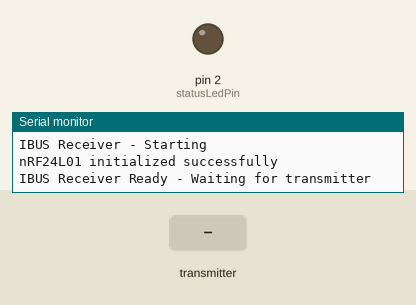
This sketch was run on a simulated Arduino Uno, built with avr-gcc and run on an emulated ATmega328P. On the bench: output pins drawn as LEDs (lit = HIGH), the last lines printed to the serial monitor. The test bench sets the inputs (shaded band). No radio packets arrive unless stated.

Above: at 0.1 s.
At 1.2 s:
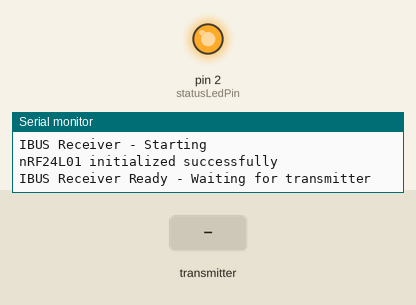
1.3 s: the transmitter starts sending receivedChannels.0 = 0
At 1.8 s:
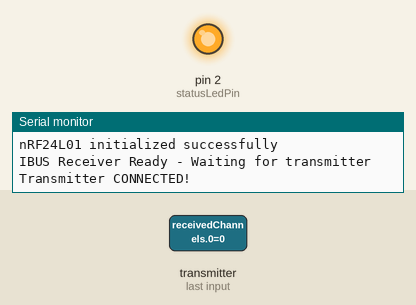
Timing chart, 0 to 4.3 s (numbered marks = the images above; inputs shaded):
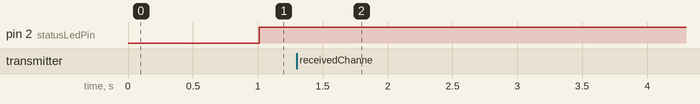

Measured:
- after the input at 1.3 s, pin 2 (statusLedPin): stops changing and stays HIGH

The sketch:

Receiver_PA_MIN.ino
```cpp
#include <SPI.h>
#include <RF24.h>
#include <SoftwareSerial.h>

RF24 radio(9, 10); // CE, CSN
const byte address[6] = "00001";

// Software Serial for IBUS (connect to flight controller's RX)
SoftwareSerial ibusSerial(3, 4);

uint16_t channels[14] = {1500, 1500, 1500, 1500, 1500, 1500, 1500, 1500, 1500, 1500, 1500, 1500, 1500, 1500};

unsigned long lastReceiveTime = 0;
const unsigned long connectionTimeout = 1000;
bool isConnected = false;
const int statusLedPin = 2;

uint8_t ibusPacket[32];

void setup() {
  Serial.begin(115200);
  Serial.println("IBUS Receiver - Starting");

  if (!radio.begin()) {
    Serial.println("nRF24L01 initialization FAILED!");
    while (1) {}
  }

  Serial.println("nRF24L01 initialized successfully");

  radio.openReadingPipe(0, address);
  radio.setPALevel(RF24_PA_MIN);
  radio.setDataRate(RF24_250KBPS);
  radio.setRetries(15, 15);
  radio.startListening();

  ibusSerial.begin(115200);

  pinMode(statusLedPin, OUTPUT);
  digitalWrite(statusLedPin, LOW);

  initializeIbusPacket();

  Serial.println("IBUS Receiver Ready - Waiting for transmitter");
}

void loop() {
  if (radio.available()) {
    uint16_t receivedChannels[14];
    radio.read(&receivedChannels, sizeof(receivedChannels));

    for (int i = 0; i < 14; i++) {
      channels[i] = receivedChannels[i];
    }

    lastReceiveTime = millis();

    if (!isConnected) {
      isConnected = true;
      Serial.println("Transmitter CONNECTED!");
      digitalWrite(statusLedPin, HIGH);
    }
  }

  sendIbusToFC();
  checkConnection();

  delay(10);
}

void initializeIbusPacket() {
  ibusPacket[0] = 0x20;
  ibusPacket[1] = 0x40;
}

void sendIbusToFC() {
  for (int i = 0; i < 14; i++) {
    ibusPacket[2 + i * 2] = channels[i] & 0xFF;
    ibusPacket[3 + i * 2] = (channels[i] >> 8) & 0xFF;
  }

  uint16_t checksum = 0xFFFF;
  for (int i = 0; i < 30; i++) {
    checksum -= ibusPacket[i];
  }
  ibusPacket[30] = checksum & 0xFF;
  ibusPacket[31] = (checksum >> 8) & 0xFF;

  ibusSerial.write(ibusPacket, 32);
}

void checkConnection() {
  if (millis() - lastReceiveTime > connectionTimeout) {
    if (isConnected) {
      isConnected = false;
      Serial.println("Transmitter DISCONNECTED!");
      digitalWrite(statusLedPin, LOW);

      for (int i = 0; i < 14; i++) {
        channels[i] = 1000;
      }
    }

    static unsigned long lastBlinkTime = 0;
    if (millis() - lastBlinkTime > 500) {
      digitalWrite(statusLedPin, !digitalRead(statusLedPin));
      lastBlinkTime = millis();
    }
  }
}
```
